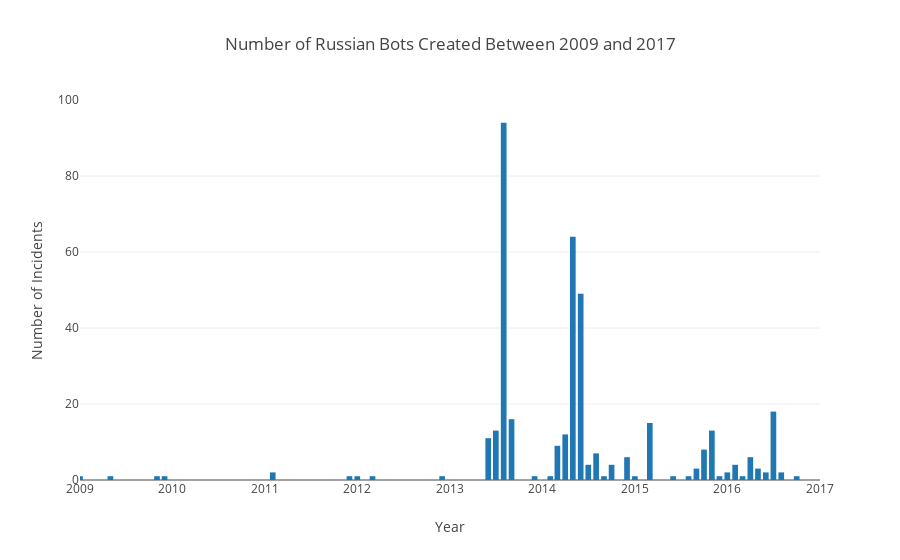

The notebook cell saved with this chart:
### Code cell
trace0 = Bar(
    name = "Accounts Created Over Time",
    x=userssum.Date,
    y=userssum.counts)
data = Data([trace0])

layout = Layout(
    title = "Number of Russian Bots Created Between 2009 and 2017",
    yaxis=dict(
        title='Number of Incidents',
        range=[0, 100]
    ),
   
    xaxis = dict(
        title='Year',
        range = ['2009-01','2017-1']
    )
)
fig = Figure(data=data, layout=layout)
iplot(fig)

### Figure 1 — Plotly figure (JSON) as saved in the notebook; plotly's stock layout.template omitted (floating-point values rounded to 4 significant figures)
{"data": [{"name": "Accounts Created Over Time", "type": "bar", "x": ["2009-01", "2009-05", "2009-11", "2009-12", "2011-02", "2011-12", "2012-01", "2012-03", "2012-12", "2013-06", "2013-07", "2013-08", "2013-09", "2013-12", "2014-02", "2014-03", "2014-04", "2014-05", "2014-06", "2014-07", "2014-08", "2014-09", "2014-10", "2014-12", "2015-01", "2015-03", "2015-06", "2015-08", "2015-09", "2015-10", "2015-11", "2015-12", "2016-01", "2016-02", "2016-03", "2016-04", "2016-05", "2016-06", "2016-07", "2016-08", "2016-10"], "y": [1, 1, 1, 1, 2, 1, 1, 1, 1, 11, 13, 94, 16, 1, 1, 9, 12, 64, 49, 4, 7, 1, 4, 6, 1, 15, 1, 1, 3, 8, 13, 1, 2, 4, 1, 6, 3, 2, 18, 2, 1]}], "layout": {"title": "Number of Russian Bots Created Between 2009 and 2017", "xaxis": {"range": ["2009-01", "2017-1"], "title": "Year"}, "yaxis": {"range": [0, 100], "title": "Number of Incidents"}}}
